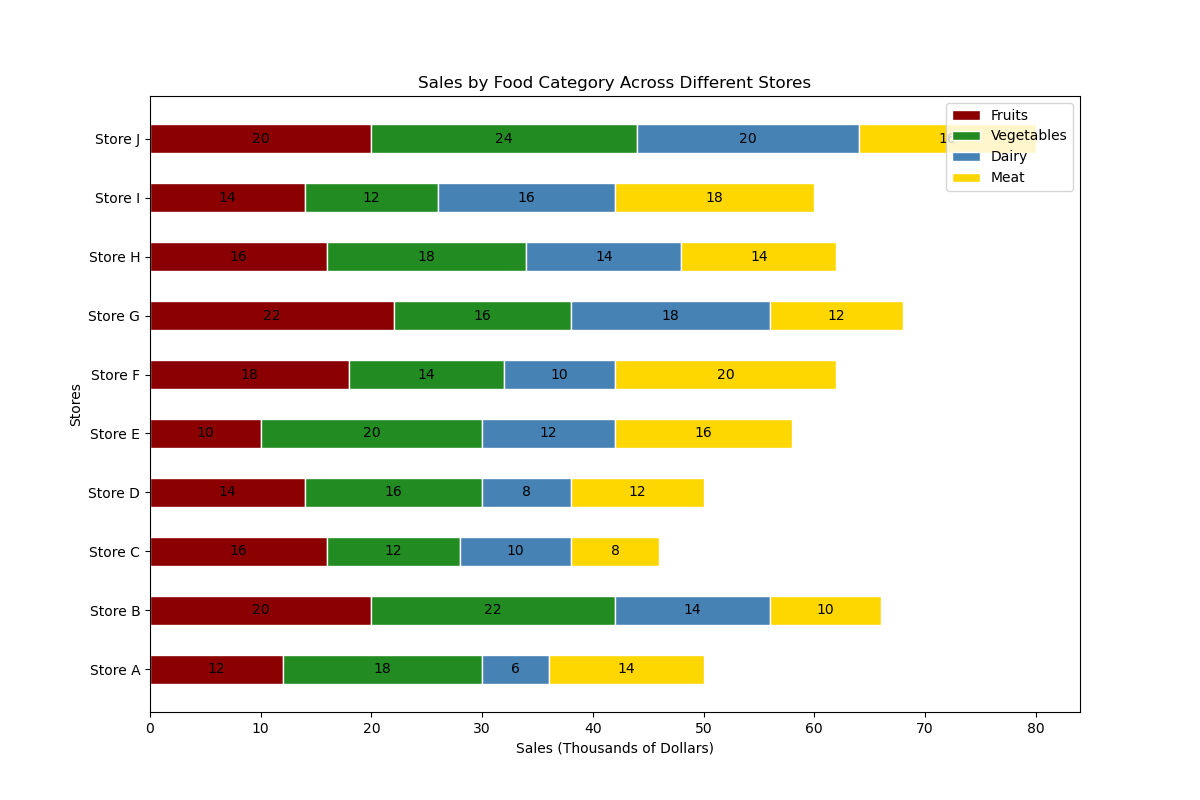

This figure's Python source:

import matplotlib.pyplot as plt

# Sample data for stacked bar chart
stores = ['Store A', 'Store B', 'Store C', 'Store D', 'Store E', 'Store F', 'Store G', 'Store H', 'Store I', 'Store J']
fruits = [12, 20, 16, 14, 10, 18, 22, 16, 14, 20]
vegetables = [18, 22, 12, 16, 20, 14, 16, 18, 12, 24]
dairy = [6, 14, 10, 8, 12, 10, 18, 14, 16, 20]
meat = [14, 10, 8, 12, 16, 20, 12, 14, 18, 16]

# Stacked bar chart configuration
fig, ax = plt.subplots(figsize=(12, 8))  # Set width and height of the chart
bars1 = ax.barh(stores, fruits, label='Fruits', color='#8B0000', edgecolor='white', height=0.5)
bars2 = ax.barh(stores, vegetables, label='Vegetables', color='#228B22', edgecolor='white', height=0.5, left=fruits)
bars3 = ax.barh(stores, dairy, label='Dairy', color='#4682B4', edgecolor='white', height=0.5, left=[i+j for i, j in zip(fruits, vegetables)])
bars4 = ax.barh(stores, meat, label='Meat', color='#FFD700', edgecolor='white', height=0.5, left=[i+j+k for i, j, k in zip(fruits, vegetables, dairy)])

# Labeling and customization
ax.set_xlabel('Sales (Thousands of Dollars)')
ax.set_ylabel('Stores')
ax.set_title('Sales by Food Category Across Different Stores')
ax.legend(loc='upper right')

# Adding numerical labels
for bars in [bars1, bars2, bars3, bars4]:
    for bar in bars:
        width = bar.get_width()
        ax.text(bar.get_x() + width / 2, bar.get_y() + bar.get_height() / 2, f'{width}', ha='center', va='center')

# Display the chart
plt.show()
